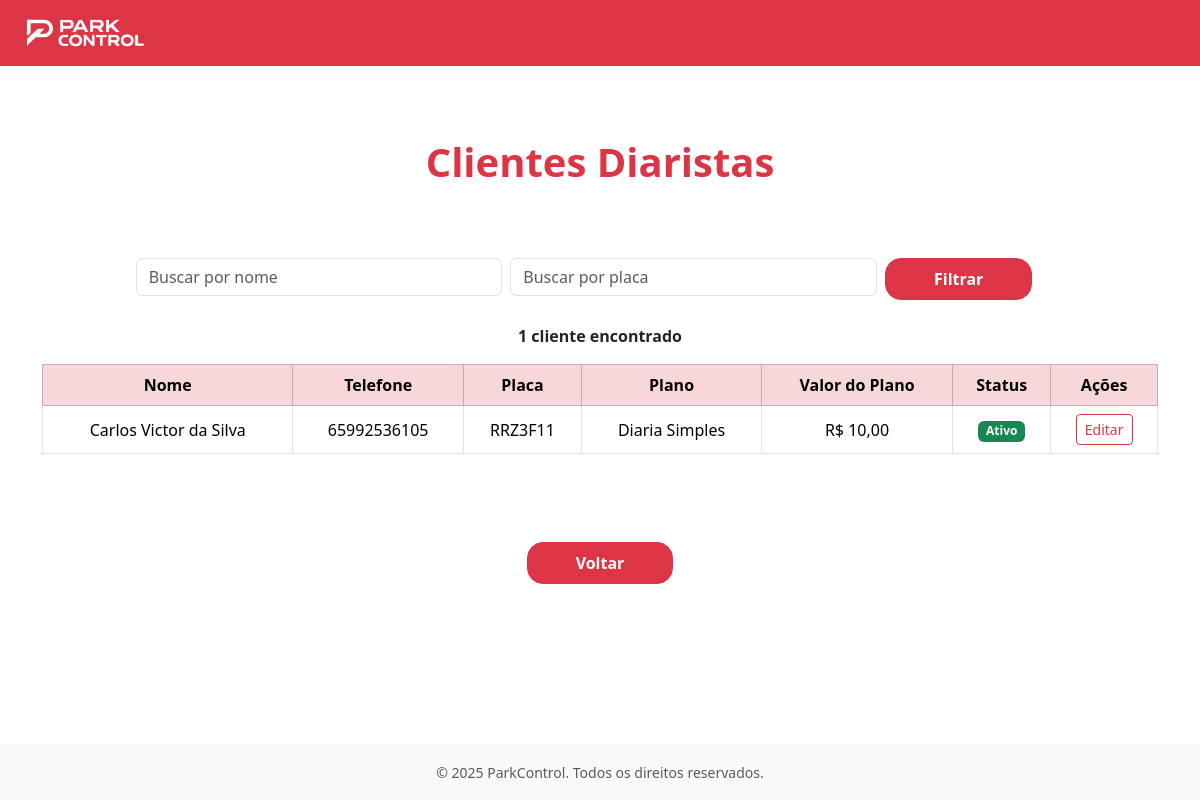
Page /clientes/diaristas/ on the committed database.
### apps/clientes/models.py (models this page shows, shortened)
class Diarista(models.Model):
    nome = models.CharField(max_length=100)
    telefone = models.CharField(
        max_length=15,
        validators=[
            RegexValidator(
                r'^\(?\d{2}\)?[-.\s]?\d{4,5}[-.\s]?\d{4}$',
                'Telefone no formato inválido (ex: (65) 99999-9999)'
            )
        ]
    )
    plano = models.ForeignKey(
        Planos,
        on_delete=models.SET_NULL,
        null=True,
        blank=True,
        limit_choices_to={'tipo_plano': 'Diarista'},
        related_name="diaristas"
    )
    placa = models.CharField(
        max_length=10,
        unique=True,
        validators=[
            RegexValidator(
                r'^[A-Z]{3}[0-9][A-Z][0-9]{2}$',
                'Placa no formato inválido (ex: ABC1D23 - padrão Mercosul)'
            )
        ]
    )
    ativo = models.BooleanField(default=True)

### apps/planos/models.py (models this page shows, shortened)
class Planos(models.Model):
    TIPO_PLANO_CHOICES = [
        ('Mensalista', 'Mensalista'),
        ('Diarista', 'Diarista'),
    ]
    TIPO_MENSAL_CHOICES = [
        ('Mensal', 'Mensal'),
        ('Anual','Anual')
    ]
    STATUS_CHOICES = [
        ('Ativo', 'Ativo'),
        ('Inativo', 'Inativo'),
    ]
    nome = models.CharField( max_length=50, blank=False, null=False)
    validade = models.PositiveIntegerField(blank=False, null=False)
    descricao = models.TextField(blank=True)
    data_criacao = models.DateTimeField(auto_now_add=True)
    ultima_alteracao = models.DateTimeField(auto_now=True)
    tipo_plano = models.CharField(max_length=20, choices=TIPO_PLANO_CHOICES, blank=False, null=False)
    status = models.CharField(max_length=20, choices=STATUS_CHOICES, blank=True, null=True,default='Ativo')
    valor_diaria = models.DecimalField(max_digits=10, decimal_places=2, blank=True, null=True)
    valor = models.DecimalField(max_digits=10, decimal_places=2, blank=True, null=True)
    tipo_mensal  = models.CharField(max_length=20, choices=TIPO_MENSAL_CHOICES, blank=True, null=True)

### apps/clientes/views.py (the view)
# urls.py: path('diaristas/', views.cliente_diarista_view, name='cliente_diarista'),
def cliente_diarista_view(request):
    diaristas = Diarista.objects.all()
    query_nome = request.GET.get('nome', '')
    query_placa = request.GET.get('placa', '')
    if query_nome:
        diaristas = diaristas.filter(nome__icontains=query_nome)
    if query_placa:
        diaristas = diaristas.filter(placa__icontains=query_placa)
    return render(request, 'clientes/cliente_diarista.html', {'diaristas': diaristas, 'query_nome': query_nome, 'query_placa': query_placa})

### apps/clientes/templates/clientes/cliente_diarista.html (shortened to what this page needs)
{% extends "base.html" %}
{% load static %}
{% block content %}
<main class="flex-grow-1 d-flex flex-column justify-content-center align-items-center py-5">
    <h1 class="text-danger fw-bold mb-5">Clientes Diaristas</h1>
    <div class="container mt-4">
        <form method="GET" class="row g-2 mb-4 justify-content-center">
            <div class="col-md-4">
                <input type="text" name="nome" class="form-control" placeholder="Buscar por nome" value="{{ request.GET.nome }}">
            </div>
            <div class="col-md-4">
                <input type="text" name="placa" class="form-control" placeholder="Buscar por placa" value="{{ request.GET.placa }}">
            </div>
            <div class="col-md-2">
                <button type="submit" class="btn btn-danger px-5 py-2 rounded-4 fw-bold">Filtrar</button>
            </div>
        </form>
        <p class="text-center fw-bold">
            {{ diaristas|length }} cliente{{ diaristas|length|pluralize }} encontrado{{ diaristas|length|pluralize }}
        </p>
        <div class="table-responsive">
            {% if diaristas %}
            <table class="table table-bordered text-center align-middle">
                <thead class="table-danger">
                    <tr>
                        <th>Nome</th>
                        <th>Telefone</th>
                        <th>Placa</th>
                        <th>Plano</th>
                        <th>Valor do Plano</th>
                        <th>Status</th>
                        <th>Ações</th>
                    </tr>
                </thead>
                <tbody>
                    {% for cliente in diaristas %}
                    <tr>
                        <td>{{ cliente.nome }}</td>
                        <td>{{ cliente.telefone }}</td>
                        <td>{{ cliente.placa }}</td>
                        <td>{{ cliente.plano.nome }}</td>
                        <td>R$ {{ cliente.plano.valor|floatformat:2 }}</td>
                        <td>
                            {% if cliente.ativo %}
                                <span class="badge bg-success">Ativo</span>
                            {% else %}
                                <span class="badge bg-secondary">Inativo</span>
                            {% endif %}
                        </td>
                        <td>
                            <a href="{% url 'clientes:editar_diarista' pk=cliente.pk %}" class="btn btn-outline-danger btn-sm">Editar</a>
                        </td>
                    </tr>
                    {% empty %}
                    <tr>
                        <td colspan="5">Nenhum cliente encontrado.</td>
                    </tr>
                    {% endfor %}
                </tbody>
            </table>
            {% else %}
            <p class="text-center fw-bold text-muted">Nenhum cliente encontrado.</p>
            {% endif %}
        </div>
    </div>
</main>
<footer class="text-center mt-4">
    {% if user.is_authenticated and user.perfil_acesso == 'Administrador' %}
        <a href="{% url 'usuarios:gerencia_cliente' %}" class="btn btn-danger px-5 py-2 rounded-4 fw-bold">
            Voltar
        </a>
    {% else %}
        <a href="{% url 'frentistas:gerenciar_clientes' %}" class="btn btn-danger px-5 py-2 rounded-4 fw-bold">
            Voltar
        </a>
    {% endif %}
</footer>
{% endblock %}

### rows in the picture
Diarista: nome "Carlos Victor da Silva", telefone "65992536105", placa "RRZ3F11", plano.nome "Diaria Simples", plano.valor "10,00", ativo "Ativo"

### other values in the picture
{{ diaristas|length }} "1"
